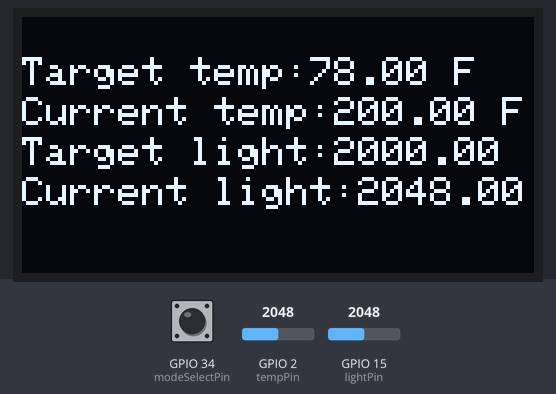
This sketch was run on a simulated ESP32. Parts: 128×64 one-colour display. Inputs (shaded band) come from the test bench; at power-on: GPIO 2 (tempPin) = 2048, GPIO 15 (lightPin) = 2048, GPIO 34 (modeSelectPin) HIGH.

Above: at 4.9 s.
5.0 s: GPIO 2 (tempPin) set to 2866
At 11.4 s:
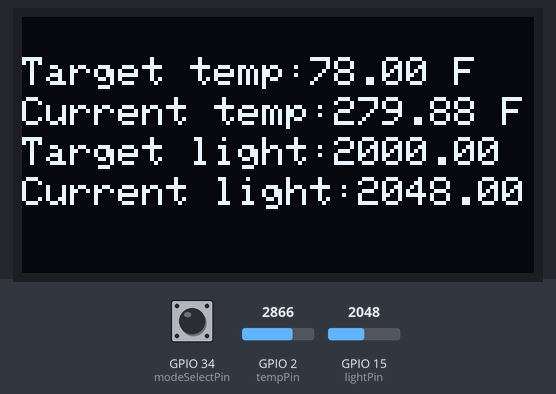
14.5 s: GPIO 15 (lightPin) set to 2866
At 20.1 s:
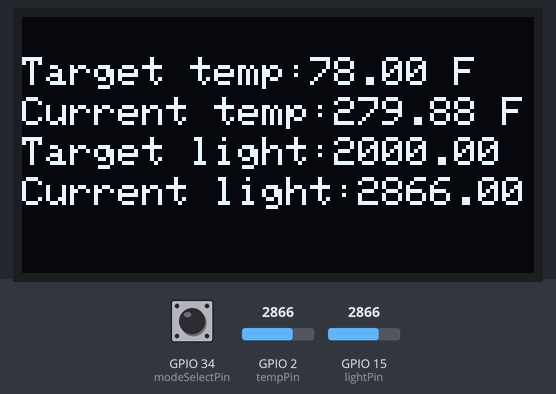
32.4 s: GPIO 2 (tempPin) set to 3603
At 36.1 s:
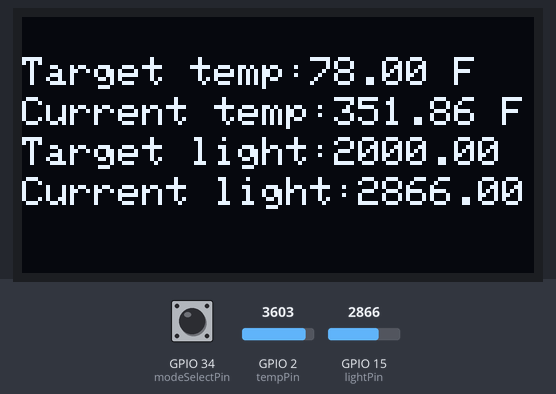
40.7 s: GPIO 15 (lightPin) set to 3603
At 44.8 s:
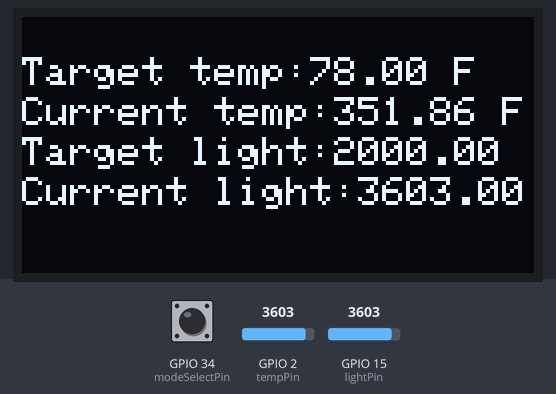
49.0 s: GPIO 2 (tempPin) set to 4095
At 52.2 s:
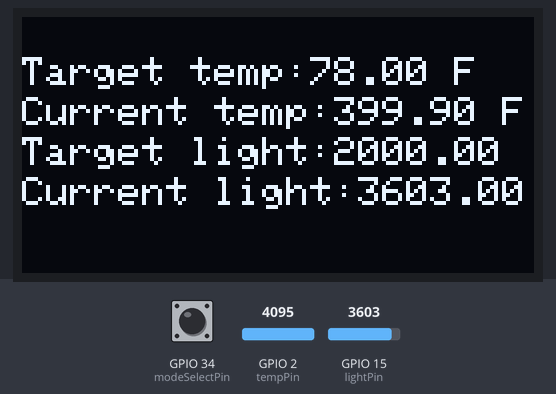
Timing chart, 0 to 53.7 s (numbered marks = the images above; inputs shaded):
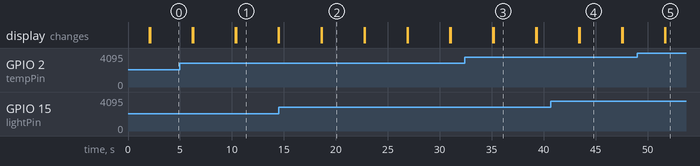

Measured:
- after the input at 14.5 s, the display: first differs from a run without the input after 4.2 s (image 2)
- after the input at 32.4 s, the display: first differs from a run without the input after 2.8 s (image 3)
- after the input at 40.7 s, the display: first differs from a run without the input after 2.8 s (image 4)
- after the input at 49.0 s, the display: first differs from a run without the input after 2.7 s (image 5)
- what the display in image 1 shows lasts 4.1 s, from 10.4 s to 14.5 s

The sketch:

ESP32-Part3.ino
```cpp
//Currently this displays current AUC temperature and light from MCP9700 and photocell, respectively, and hardcoded AUC temperature and light
//The above is displayed on the OLED display
//Updating in progress -
//Issue at hand: Clicking pushbutton connected to interrupt pin has bouncing that isn't account for - rectify this
//Afterward: Implement the key touch pad input when interrupted

//OLED Libraries
#include <Wire.h>
#include <Adafruit_GFX.h>
#include <Adafruit_SSD1306.h>

//Keypad Libraries
#include "Keypad.h"

//OLED Definitions
#define SCREEN_WIDTH 128 // OLED display width, in pixels
#define SCREEN_HEIGHT 64 // OLED display height, in pixels

// Declaration for an SSD1306 display connected to I2C (SDA, SCL pins)
Adafruit_SSD1306 display(SCREEN_WIDTH, SCREEN_HEIGHT, &Wire, -1);

//Photocell/Light Sensor Variables
const int lightPin = 15;
int lightVal;
float currentLight; // the current (AUC) light variable
float targetLight; // the target (AUC) light variable

//Temperature Sensor Variables
const int tempPin = 2;     //analog input pin constant
int tempVal;    // temperature sensor raw readings
float volts;    // variable for storing voltage
float currentTemp;     // the current(AUC) temperature variable
float targetTemp; // the target(AUC) temperature

//Keypad Variables
const byte ROWS = 4; //four rows
const byte COLS = 3; //three columns
char keys[ROWS][COLS] = {
  {'1','2','3'},
  {'4','5','6'},
  {'7','8','9'},
  {'*','0','#'}
};
byte rowPins[ROWS] = {23, 22, 3, 21};
byte colPins[COLS] = {19, 18, 5};

//Keypad Keymapping
Keypad keypad = Keypad(makeKeymap(keys), rowPins, colPins, ROWS, COLS);

//Mode Variables
int opt = 0; // choice variable
const int modeSelectPin = 34;
bool pressed;

//Serial Connections
HardwareSerial &OLEDSerial = Serial2; //OLED

void IRAM_ATTR getKeyPadTouches()
{
  Serial.println("Hi");
//  pressed = true;
  //delay(10000);
//  char key = keypad.getKey();
//  while(key != '*')
//  {
//    key = keypad.getKey();
//    if (key){
//      Serial.println(key);
//    }
//  }
}

void setup() {
  // put your setup code here, to run once:
  Serial.begin(9600);
  OLEDSerial.begin(115200);
  pinMode(modeSelectPin, INPUT_PULLUP);
  attachInterrupt(digitalPinToInterrupt(modeSelectPin),getKeyPadTouches,RISING);
}

void loop() {
  // put your main code here, to run repeatedly:
  currentTemp = getCurrentTemp(tempPin);
  targetTemp = getTargetTemp(); //edit this to get keypad input and use interrupt pin
  //Serial.println(String(currentTemp) + " degrees F"); //testing
  currentLight = analogRead(lightPin);
  targetLight = getTargetLight();
  setDisplay(currentTemp, targetTemp, currentLight, targetLight);
  delay(2000);
}

//User-defined Functions Below
float getCurrentTemp(const int tPin)
{
  tempVal = analogRead(tPin);
  volts = tempVal/1024.0;             // normalize by the maximum temperature raw reading range, assumes 10-bit ADC(ESP32 is a 12-bit ADC)
  return volts * 100;   //MCP9700 outputs temp as fahrenheit(somewhat) as opposed to celsius
}

float getTargetTemp()
{
    if(opt == 1) //if mode is manual
    {

    }
    else if(opt == 0) //if mode is automatic
    {
      return 78.00; //hardcoded temperature value
    }
}

float getTargetLight()
{
    if(opt == 1) //if mode is manual
    {

    }
    else if(opt == 0) //if mode is automatic
    {
      return 2000.00; //hardcoded temperature value
    }
}

void setDisplay(float cTemp, float tTemp, float cLight, float tLight)
{
  if(!display.begin(SSD1306_SWITCHCAPVCC, 0x3C)) { // Address 0x3D for 128x64
    Serial.println(F("SSD1306 allocation failed"));
    for(;;);
  }
  delay(2000);
  display.clearDisplay();

  display.setTextSize(1);
  display.setTextColor(WHITE);
  display.setCursor(0, 10);
  // Display static text
  display.println("Target temp:" + String(tTemp)+ " F");
  display.display();
  // Display static text
  display.setCursor(0, 20);
  display.println("Current temp:" + String(cTemp)+ " F");
  display.display();
  // Display static text
  display.setCursor(0, 30);
  display.println("Target light:" + String(tLight));
  display.display();
  // Display static text
  display.setCursor(0, 40);
  display.println("Current light:" + String(cLight));
  display.display();
}
```
